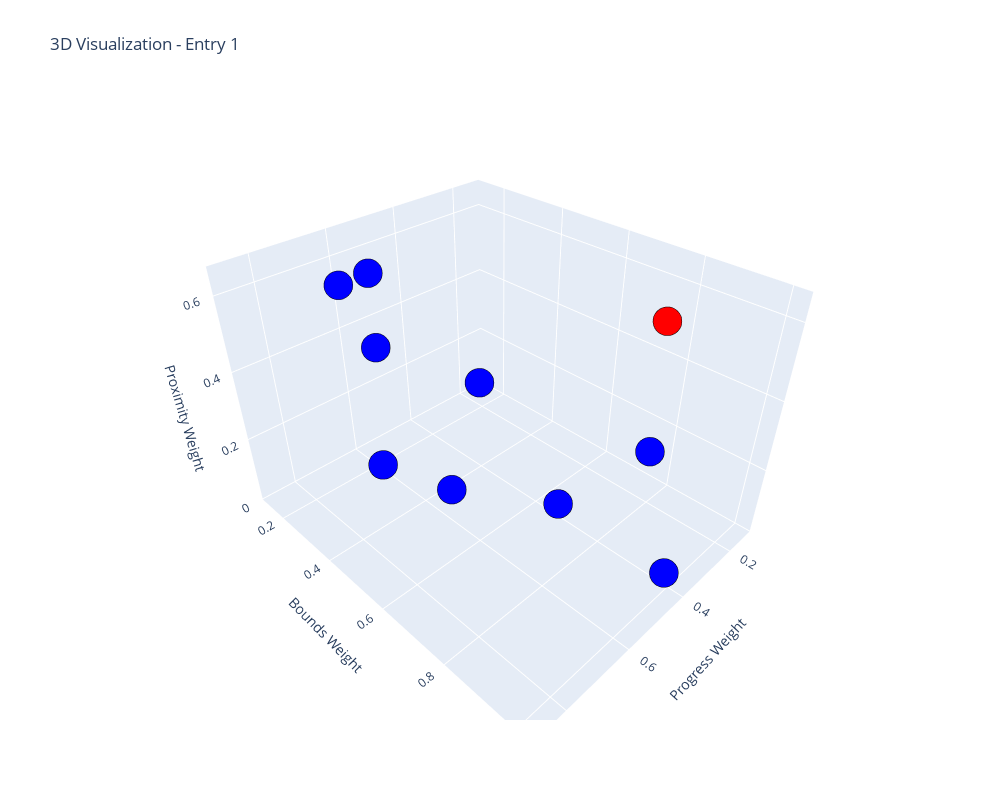
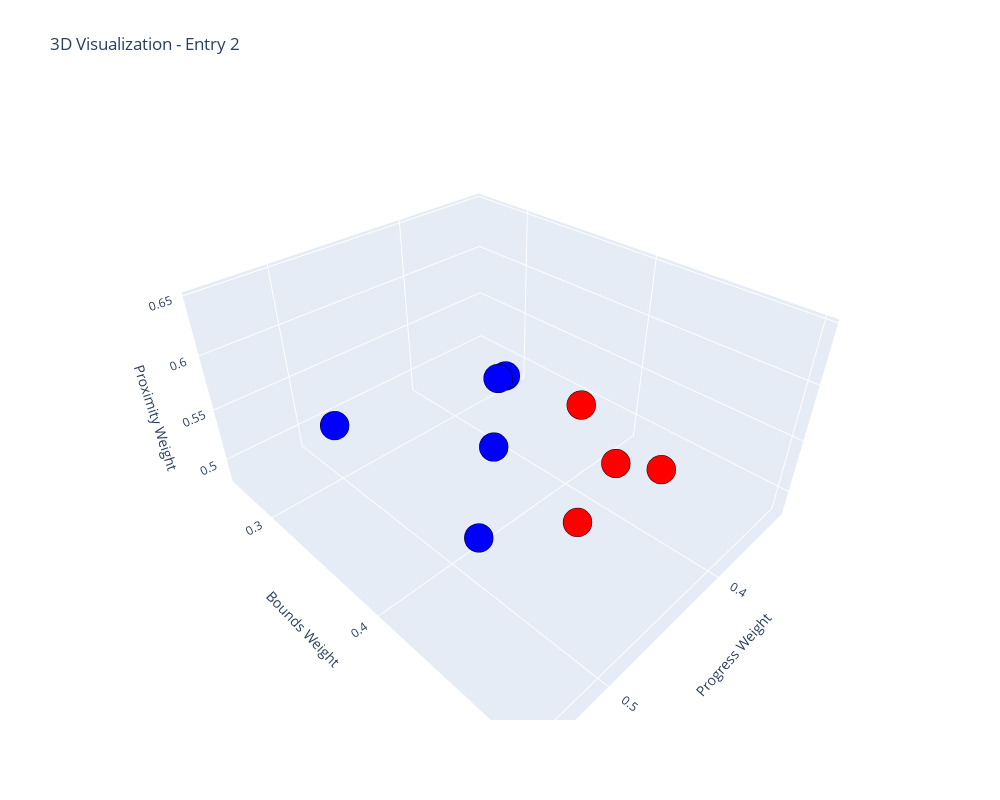
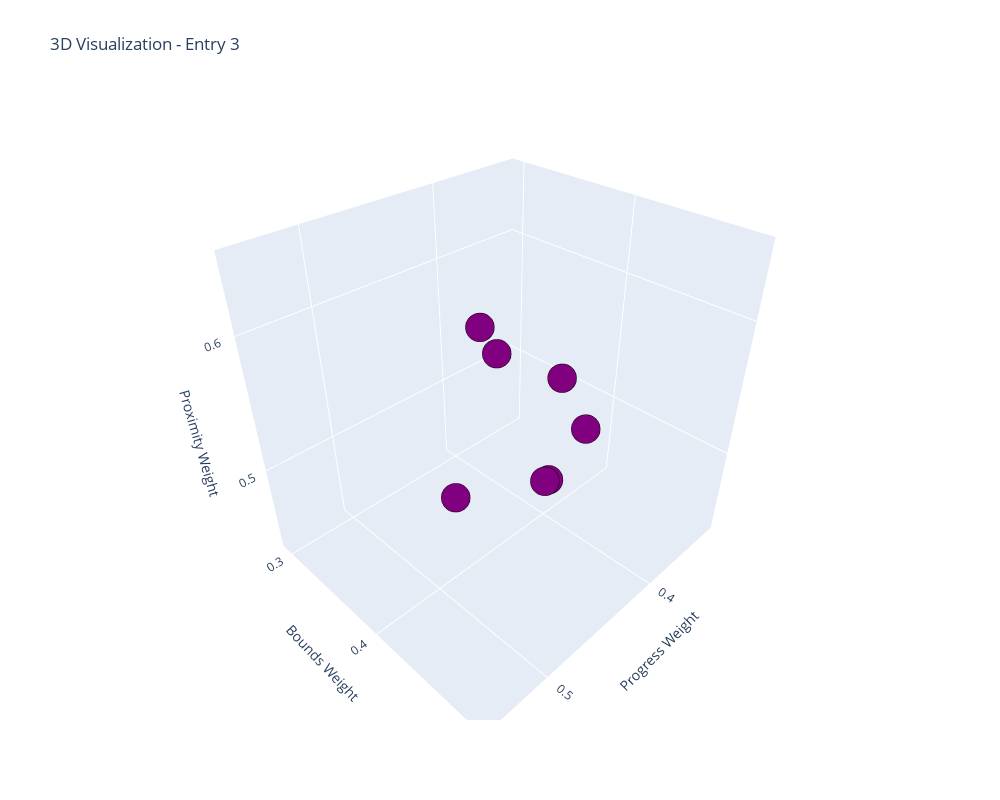
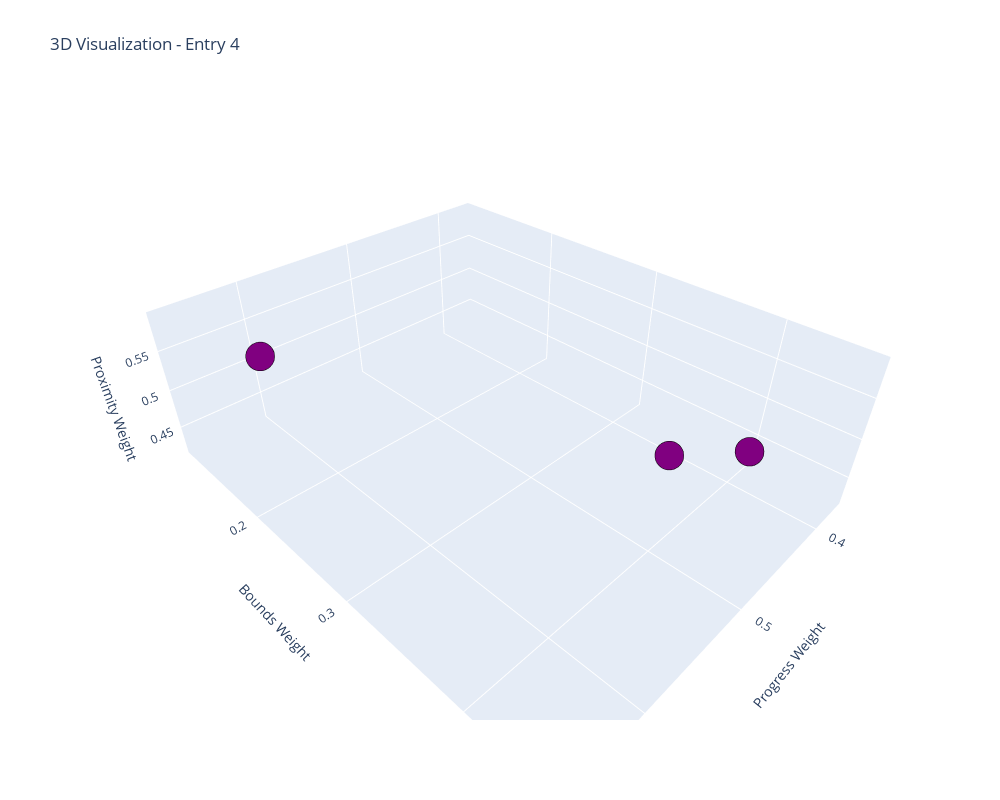

These figures' notebook cell, in order:
### Code cell
import json
import plotly.graph_objects as go

def plot_grouped_sembas_results(file):
    """
    Generate a 3D scatter plot for each top-level entry in the dataset,
    using the nested requests and results directly.
    """
    # Load data
    with open(file, 'r') as f:
        data = json.load(f)

    # Plot each entry
    for i, entry in enumerate(data):
        coords = entry["requests"]
        results = entry["results"]

        if not coords:
            continue
            print('no coords')

        
        x = [pt[0] for pt in coords]
        y = [pt[1] for pt in coords]
        z = [pt[2] for pt in coords]
        colors = [1 if res else 0 for res in results]
        print(x)

        pad = 0.05
        xrange = [min(x) - pad, max(x) + pad] if len(set(x)) > 1 else [x[0] - pad, x[0] + pad]
        yrange = [min(y) - pad, max(y) + pad] if len(set(y)) > 1 else [y[0] - pad, y[0] + pad]
        zrange = [min(z) - pad, max(z) + pad] if len(set(z)) > 1 else [z[0] - pad, z[0] + pad]

        fig = go.Figure(data=[go.Scatter3d(
            x=x,
            y=y,
            z=z,
            mode='markers',
            marker=dict(
                size=10,
                color=colors,
                colorscale=[[0, 'red'], [1, 'blue']],
                opacity=1.0,
                line=dict(width=2, color='black')
            ),
            text=[f'Point {i+1}<br>{"Successful" if res else "Failed"}<br>({x[i]:.2f}, {y[i]:.2f}, {z[i]:.2f})'
                  for i, res in enumerate(results)],
            hoverinfo='text'
        )])

        fig.update_layout(
            title=f'3D Visualization - Entry {i + 1}',
            scene=dict(
                xaxis=dict(title='Progress Weight', range=xrange),
                yaxis=dict(title='Bounds Weight', range=yrange),
                zaxis=dict(title='Proximity Weight', range=zrange)
            ),
            width=1000,
            height=800
        )

        fig.show()

# Example usage:
# plot_grouped_sembas_results('your_file.json')


# Example usage:
# plot_grouped_sembas_results('your_file.json')

# Example usage:
plot_grouped_sembas_results('small_run_test.json')

### Figure 1 — Plotly figure (JSON) as saved in the notebook; plotly's stock layout.template omitted (floating-point values rounded to 4 significant figures)
{"data": [{"hoverinfo": "text", "marker": {"color": [1, 1, 1, 1, 1, 1, 1, 1, 1, 0], "colorscale": [[0, "red"], [1, "blue"]], "line": {"color": "black", "width": 2}, "opacity": 1, "size": 10}, "mode": "markers", "text": ["Point 1<br>Successful<br>(0.62, 0.15, 0.55)", "Point 2<br>Successful<br>(0.43, 0.92, 0.38)", "Point 3<br>Successful<br>(0.63, 0.30, 0.44)", "Point 4<br>Successful<br>(0.62, 0.28, 0.62)", "Point 5<br>Successful<br>(0.56, 0.80, 0.23)", "Point 6<br>Successful<br>(0.37, 0.36, 0.25)", "Point 7<br>Successful<br>(0.85, 0.59, 0.39)", "Point 8<br>Successful<br>(0.41, 0.99, 0.05)", "Point 9<br>Successful<br>(0.72, 0.64, 0.26)", "Point 10<br>Failed<br>(0.16, 0.76, 0.51)"], "type": "scatter3d", "x": [0.6187, 0.431, 0.6332, 0.6172, 0.564, 0.3681, 0.8484, 0.4118, 0.7156, 0.1571], "y": [0.153, 0.923, 0.2979, 0.2761, 0.802, 0.3637, 0.5896, 0.9905, 0.6365, 0.7596], "z": [0.5467, 0.3755, 0.4406, 0.6204, 0.2348, 0.2468, 0.3855, 0.0479, 0.265, 0.5103]}], "layout": {"height": 800, "scene": {"xaxis": {"range": [0.1071, 0.8984], "title": {"text": "Progress Weight"}}, "yaxis": {"range": [0.103, 1.041], "title": {"text": "Bounds Weight"}}, "zaxis": {"range": [-0.002098, 0.6704], "title": {"text": "Proximity Weight"}}}, "title": {"text": "3D Visualization - Entry 1"}, "width": 1000}}

### Figure 2 — Plotly figure (JSON) as saved in the notebook; plotly's stock layout.template omitted (floating-point values rounded to 4 significant figures)
{"data": [{"hoverinfo": "text", "marker": {"color": [0, 1, 1, 1, 0, 0, 1, 0, 0, 1], "colorscale": [[0, "red"], [1, "blue"]], "line": {"color": "black", "width": 2}, "opacity": 1, "size": 10}, "mode": "markers", "text": ["Point 1<br>Failed<br>(0.39, 0.46, 0.53)", "Point 2<br>Successful<br>(0.50, 0.30, 0.54)", "Point 3<br>Successful<br>(0.45, 0.38, 0.53)", "Point 4<br>Successful<br>(0.39, 0.34, 0.54)", "Point 5<br>Failed<br>(0.40, 0.44, 0.53)", "Point 6<br>Failed<br>(0.38, 0.39, 0.54)", "Point 7<br>Successful<br>(0.50, 0.42, 0.53)", "Point 8<br>Failed<br>(0.40, 0.44, 0.53)", "Point 9<br>Failed<br>(0.46, 0.45, 0.53)", "Point 10<br>Successful<br>(0.45, 0.39, 0.60)"], "type": "scatter3d", "x": [0.3879, 0.5033, 0.4456, 0.39, 0.4033, 0.3763, 0.5012, 0.4033, 0.455, 0.4489], "y": [0.4563, 0.3047, 0.3805, 0.3386, 0.4361, 0.3902, 0.4224, 0.4361, 0.4495, 0.3872], "z": [0.5285, 0.5376, 0.533, 0.5398, 0.5297, 0.5354, 0.5263, 0.5297, 0.5259, 0.6026]}], "layout": {"height": 800, "scene": {"xaxis": {"range": [0.3263, 0.5533], "title": {"text": "Progress Weight"}}, "yaxis": {"range": [0.2547, 0.5063], "title": {"text": "Bounds Weight"}}, "zaxis": {"range": [0.4759, 0.6526], "title": {"text": "Proximity Weight"}}}, "title": {"text": "3D Visualization - Entry 2"}, "width": 1000}}

### Figure 3 — Plotly figure (JSON) as saved in the notebook; plotly's stock layout.template omitted (floating-point values rounded to 4 significant figures)
{"data": [{"hoverinfo": "text", "marker": {"color": [1, 1, 1, 1, 1, 1, 1, 1, 1, 1], "colorscale": [[0, "red"], [1, "blue"]], "line": {"color": "black", "width": 2}, "opacity": 1, "size": 10}, "mode": "markers", "text": ["Point 1<br>Successful<br>(0.40, 0.44, 0.53)", "Point 2<br>Successful<br>(0.41, 0.42, 0.48)", "Point 3<br>Successful<br>(0.39, 0.34, 0.54)", "Point 4<br>Successful<br>(0.40, 0.44, 0.53)", "Point 5<br>Successful<br>(0.46, 0.45, 0.53)", "Point 6<br>Successful<br>(0.50, 0.42, 0.53)", "Point 7<br>Successful<br>(0.40, 0.44, 0.53)", "Point 8<br>Successful<br>(0.38, 0.39, 0.54)", "Point 9<br>Successful<br>(0.45, 0.39, 0.60)", "Point 10<br>Successful<br>(0.40, 0.44, 0.53)"], "type": "scatter3d", "x": [0.4033, 0.4133, 0.39, 0.4033, 0.455, 0.5012, 0.4033, 0.3763, 0.4489, 0.4033], "y": [0.4361, 0.4151, 0.3386, 0.4361, 0.4495, 0.4224, 0.4361, 0.3902, 0.3872, 0.4361], "z": [0.5297, 0.4815, 0.5398, 0.5297, 0.5259, 0.5263, 0.5297, 0.5354, 0.6026, 0.5297]}], "layout": {"height": 800, "scene": {"xaxis": {"range": [0.3263, 0.5512], "title": {"text": "Progress Weight"}}, "yaxis": {"range": [0.2886, 0.4995], "title": {"text": "Bounds Weight"}}, "zaxis": {"range": [0.4315, 0.6526], "title": {"text": "Proximity Weight"}}}, "title": {"text": "3D Visualization - Entry 3"}, "width": 1000}}

### Figure 4 — Plotly figure (JSON) as saved in the notebook; plotly's stock layout.template omitted (floating-point values rounded to 4 significant figures)
{"data": [{"hoverinfo": "text", "marker": {"color": [1, 1, 1], "colorscale": [[0, "red"], [1, "blue"]], "line": {"color": "black", "width": 2}, "opacity": 1, "size": 10}, "mode": "markers", "text": ["Point 1<br>Successful<br>(0.41, 0.42, 0.48)", "Point 2<br>Successful<br>(0.44, 0.37, 0.46)", "Point 3<br>Successful<br>(0.62, 0.15, 0.55)"], "type": "scatter3d", "x": [0.4133, 0.4423, 0.6187], "y": [0.4151, 0.3738, 0.153], "z": [0.4815, 0.4634, 0.5467]}], "layout": {"height": 800, "scene": {"xaxis": {"range": [0.3633, 0.6687], "title": {"text": "Progress Weight"}}, "yaxis": {"range": [0.103, 0.4651], "title": {"text": "Bounds Weight"}}, "zaxis": {"range": [0.4134, 0.5967], "title": {"text": "Proximity Weight"}}}, "title": {"text": "3D Visualization - Entry 4"}, "width": 1000}}
